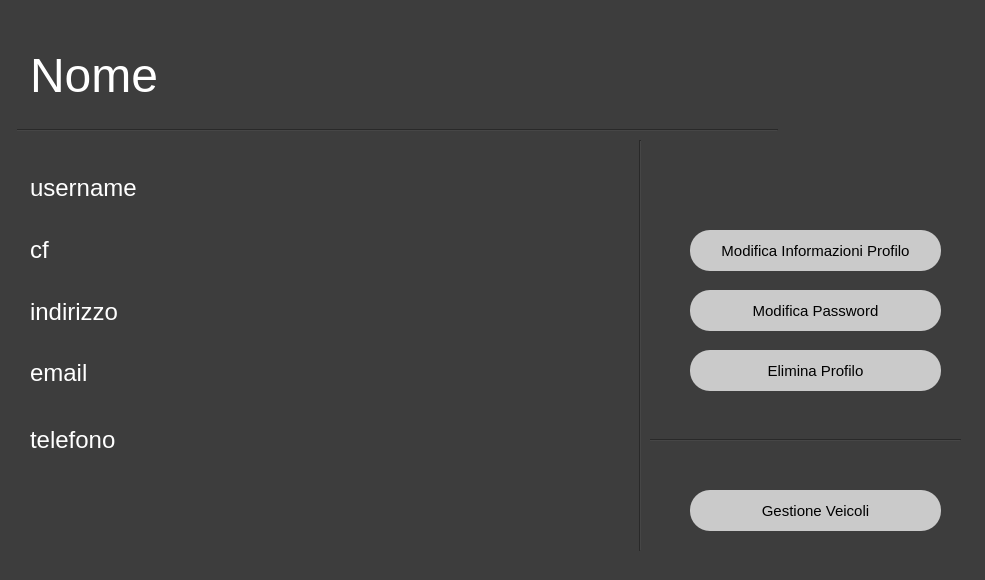
<?xml version="1.0" encoding="UTF-8"?>
<ui version="4.0">
 <class>Dialog</class>
 <widget class="QDialog" name="Dialog">
  <property name="geometry">
   <rect>
    <x>0</x>
    <y>0</y>
    <width>985</width>
    <height>580</height>
   </rect>
  </property>
  <property name="windowTitle">
   <string>Dialog</string>
  </property>
  <property name="styleSheet">
   <string notr="true">QDialog#Dialog{
background-color: rgb(61, 61, 61);}</string>
  </property>
  <widget class="QLabel" name="nome_label">
   <property name="geometry">
    <rect>
     <x>30</x>
     <y>20</y>
     <width>631</width>
     <height>111</height>
    </rect>
   </property>
   <property name="styleSheet">
    <string notr="true">color: rgb(255, 255, 255); font-size:36pt</string>
   </property>
   <property name="text">
    <string>Nome</string>
   </property>
  </widget>
  <widget class="QPushButton" name="gestione_veicoli_button">
   <property name="geometry">
    <rect>
     <x>690</x>
     <y>490</y>
     <width>251</width>
     <height>41</height>
    </rect>
   </property>
   <property name="cursor">
    <cursorShape>PointingHandCursor</cursorShape>
   </property>
   <property name="styleSheet">
    <string notr="true">border-radius:20px; 
 background-color: rgb(202, 202, 202);
font-size:11pt</string>
   </property>
   <property name="text">
    <string>Gestione Veicoli</string>
   </property>
  </widget>
  <widget class="Line" name="line">
   <property name="geometry">
    <rect>
     <x>17</x>
     <y>120</y>
     <width>761</width>
     <height>20</height>
    </rect>
   </property>
   <property name="styleSheet">
    <string notr="true">background-color: rgb(61, 61, 61);</string>
   </property>
   <property name="orientation">
    <enum>Qt::Horizontal</enum>
   </property>
  </widget>
  <widget class="QPushButton" name="modifica_profilo_button">
   <property name="geometry">
    <rect>
     <x>690</x>
     <y>230</y>
     <width>251</width>
     <height>41</height>
    </rect>
   </property>
   <property name="cursor">
    <cursorShape>PointingHandCursor</cursorShape>
   </property>
   <property name="styleSheet">
    <string notr="true">border-radius:20px; 
 background-color: rgb(202, 202, 202);
font-size:11pt</string>
   </property>
   <property name="text">
    <string>Modifica Informazioni Profilo</string>
   </property>
  </widget>
  <widget class="Line" name="line_2">
   <property name="geometry">
    <rect>
     <x>650</x>
     <y>430</y>
     <width>311</width>
     <height>20</height>
    </rect>
   </property>
   <property name="styleSheet">
    <string notr="true">background-color: rgb(61, 61, 61);</string>
   </property>
   <property name="orientation">
    <enum>Qt::Horizontal</enum>
   </property>
  </widget>
  <widget class="QWidget" name="layoutWidget">
   <property name="geometry">
    <rect>
     <x>30</x>
     <y>420</y>
     <width>351</width>
     <height>131</height>
    </rect>
   </property>
   <layout class="QVBoxLayout" name="verticalLayout">
    <item>
     <widget class="QLabel" name="telefono_label">
      <property name="styleSheet">
       <string notr="true">color: rgb(255, 255, 255); font-size:18pt</string>
      </property>
      <property name="text">
       <string>telefono</string>
      </property>
     </widget>
    </item>
    <item>
     <widget class="QLabel" name="veicolo_label">
      <property name="styleSheet">
       <string notr="true">color: rgb(255, 255, 255); font-size:18pt</string>
      </property>
      <property name="text">
       <string/>
      </property>
     </widget>
    </item>
    <item>
     <widget class="QLabel" name="veicolo2_label">
      <property name="styleSheet">
       <string notr="true">color: rgb(255, 255, 255); font-size:18pt</string>
      </property>
      <property name="text">
       <string/>
      </property>
     </widget>
    </item>
   </layout>
  </widget>
  <widget class="QWidget" name="layoutWidget">
   <property name="geometry">
    <rect>
     <x>30</x>
     <y>160</y>
     <width>431</width>
     <height>241</height>
    </rect>
   </property>
   <layout class="QVBoxLayout" name="verticalLayout_2">
    <item>
     <widget class="QLabel" name="username_label">
      <property name="styleSheet">
       <string notr="true">color: rgb(255, 255, 255); font-size:18pt</string>
      </property>
      <property name="text">
       <string>username</string>
      </property>
     </widget>
    </item>
    <item>
     <widget class="QLabel" name="codice_fiscale_label">
      <property name="styleSheet">
       <string notr="true">color: rgb(255, 255, 255); font-size:18pt</string>
      </property>
      <property name="text">
       <string>cf</string>
      </property>
     </widget>
    </item>
    <item>
     <widget class="QLabel" name="indirizzo_label">
      <property name="styleSheet">
       <string notr="true">color: rgb(255, 255, 255); font-size:18pt</string>
      </property>
      <property name="text">
       <string>indirizzo</string>
      </property>
     </widget>
    </item>
    <item>
     <widget class="QLabel" name="email_label">
      <property name="styleSheet">
       <string notr="true">color: rgb(255, 255, 255); font-size:18pt</string>
      </property>
      <property name="text">
       <string>email</string>
      </property>
     </widget>
    </item>
   </layout>
  </widget>
  <widget class="QLabel" name="photo_label">
   <property name="geometry">
    <rect>
     <x>790</x>
     <y>20</y>
     <width>181</width>
     <height>181</height>
    </rect>
   </property>
   <property name="text">
    <string/>
   </property>
   <property name="scaledContents">
    <bool>true</bool>
   </property>
  </widget>
  <widget class="Line" name="line_3">
   <property name="geometry">
    <rect>
     <x>630</x>
     <y>140</y>
     <width>20</width>
     <height>411</height>
    </rect>
   </property>
   <property name="styleSheet">
    <string notr="true">background-color: rgb(61, 61, 61)</string>
   </property>
   <property name="orientation">
    <enum>Qt::Vertical</enum>
   </property>
  </widget>
  <widget class="QWidget" name="verticalLayoutWidget">
   <property name="geometry">
    <rect>
     <x>380</x>
     <y>420</y>
     <width>241</width>
     <height>131</height>
    </rect>
   </property>
   <layout class="QVBoxLayout" name="verticalLayout_3">
    <item>
     <widget class="QLabel" name="label_3">
      <property name="text">
       <string/>
      </property>
     </widget>
    </item>
    <item>
     <widget class="QLabel" name="tipo_veicolo_label">
      <property name="styleSheet">
       <string notr="true">color: rgb(255, 255, 255); font-size:18pt</string>
      </property>
      <property name="text">
       <string/>
      </property>
     </widget>
    </item>
    <item>
     <widget class="QLabel" name="tipo_veicolo2_label">
      <property name="styleSheet">
       <string notr="true">color: rgb(255, 255, 255); font-size:18pt</string>
      </property>
      <property name="text">
       <string/>
      </property>
     </widget>
    </item>
   </layout>
  </widget>
  <widget class="QPushButton" name="modifica_password_button">
   <property name="geometry">
    <rect>
     <x>690</x>
     <y>290</y>
     <width>251</width>
     <height>41</height>
    </rect>
   </property>
   <property name="cursor">
    <cursorShape>PointingHandCursor</cursorShape>
   </property>
   <property name="styleSheet">
    <string notr="true">border-radius:20px; 
 background-color: rgb(202, 202, 202);
font-size:11pt</string>
   </property>
   <property name="text">
    <string>Modifica Password</string>
   </property>
  </widget>
  <widget class="QPushButton" name="elimina_profilo_button">
   <property name="geometry">
    <rect>
     <x>690</x>
     <y>350</y>
     <width>251</width>
     <height>41</height>
    </rect>
   </property>
   <property name="cursor">
    <cursorShape>PointingHandCursor</cursorShape>
   </property>
   <property name="styleSheet">
    <string notr="true">border-radius:20px; 
 background-color: rgb(202, 202, 202);
font-size:11pt</string>
   </property>
   <property name="text">
    <string>Elimina Profilo</string>
   </property>
  </widget>
 </widget>
 <resources/>
 <connections/>
</ui>
